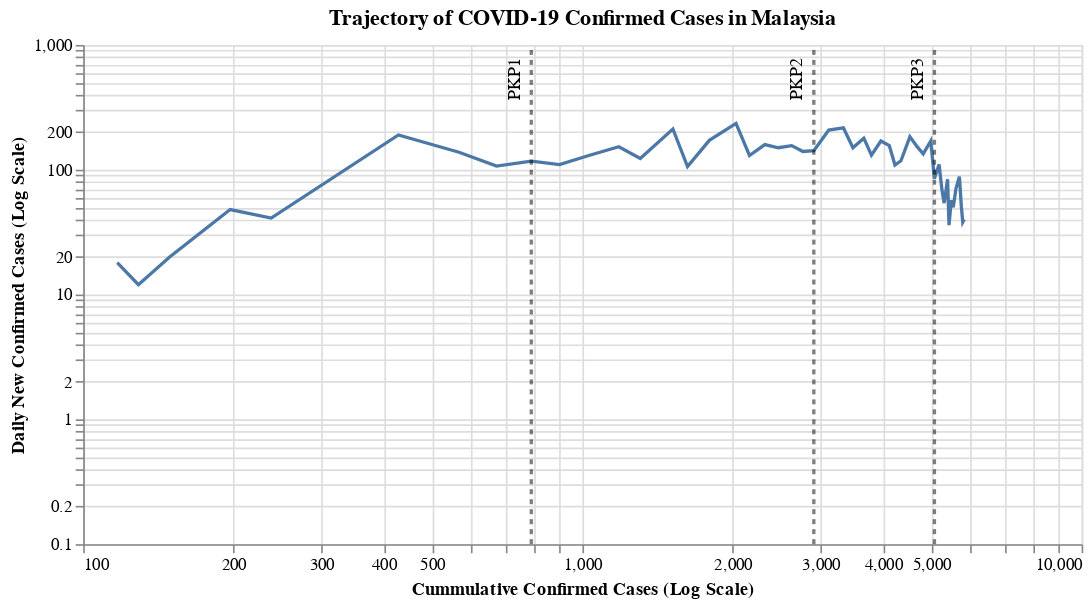

Source (notebook cell):
### Markdown cell above
### Is the curve is flatterning in Malaysia?
> Inflection-sensitive chart for detecting successful interventions, from the article "How To Tell If We're Beating COVID-19". Please refer _minutephysics_ for [How To Tell If We're Beating COVID-19](https://youtu.be/54XLXg4fYsc)

### Code cell
#hide_input
df_confirmed_my['New Cases'] = df_confirmed_my['Cummulative Cases'].diff()
_data = df_confirmed_my[(df_confirmed_my['Cummulative Cases'] > 100) & df_confirmed_my['New Cases'] > 0]
_curve_line = alt.Chart(_data).mark_line().encode(
    alt.X('Cummulative Cases:Q', scale=alt.Scale(type='log'), title = 'Cummulative Confirmed Cases (Log Scale)'), 
    alt.Y('New Cases:Q', scale=alt.Scale(type='log', domain=[0.1, 1000]), title = 'Daily New Confirmed Cases (Log Scale)')
).properties(
    title = 'Trajectory of COVID-19 Confirmed Cases in Malaysia',
    width = 600
)

(_curve_line + make_pkp_line_by_case(790, 'PKP1', 1000) + make_pkp_line_by_case(2908, 'PKP2', 1000) + make_pkp_line_by_case(5072, 'PKP3', 1000))

### Figure 1 — Vega-Lite specification as saved in the notebook (floating-point values rounded to 4 significant figures)
{"config": {"view": {"continuousWidth": 400, "continuousHeight": 300}}, "layer": [{"data": {"name": "data-c8cb980eb7afa1be2c4ca73c6133e911"}, "mark": "line", "encoding": {"x": {"type": "quantitative", "field": "Cummulative Cases", "scale": {"type": "log"}, "title": "Cummulative Confirmed Cases (Log Scale)"}, "y": {"type": "quantitative", "field": "New Cases", "scale": {"domain": [0.1, 1000], "type": "log"}, "title": "Daily New Confirmed Cases (Log Scale)"}}, "title": "Trajectory of COVID-19 Confirmed Cases in Malaysia", "width": 600}, {"layer": [{"mark": {"type": "line", "color": "black", "opacity": 0.5, "strokeDash": [3, 3]}, "encoding": {"x": {"type": "quantitative", "field": "Cummulative Cases"}, "y": {"type": "quantitative", "field": "Cases"}}}, {"mark": {"type": "text", "angle": 270, "dx": -20, "dy": -10, "text": "PKP1"}, "encoding": {"x": {"type": "quantitative", "field": "Cummulative Cases"}, "y": {"type": "quantitative", "field": "Cases"}}, "transform": [{"filter": "(datum['Cases'] > 1)"}]}], "data": {"name": "data-974e89afb6dd82924d6656bbec6acaac"}}, {"layer": [{"mark": {"type": "line", "color": "black", "opacity": 0.5, "strokeDash": [3, 3]}, "encoding": {"x": {"type": "quantitative", "field": "Cummulative Cases"}, "y": {"type": "quantitative", "field": "Cases"}}}, {"mark": {"type": "text", "angle": 270, "dx": -20, "dy": -10, "text": "PKP2"}, "encoding": {"x": {"type": "quantitative", "field": "Cummulative Cases"}, "y": {"type": "quantitative", "field": "Cases"}}, "transform": [{"filter": "(datum['Cases'] > 1)"}]}], "data": {"name": "data-6f98de7312d58ea8941c46ed16f568b6"}}, {"layer": [{"mark": {"type": "line", "color": "black", "opacity": 0.5, "strokeDash": [3, 3]}, "encoding": {"x": {"type": "quantitative", "field": "Cummulative Cases"}, "y": {"type": "quantitative", "field": "Cases"}}}, {"mark": {"type": "text", "angle": 270, "dx": -20, "dy": -10, "text": "PKP3"}, "encoding": {"x": {"type": "quantitative", "field": "Cummulative Cases"}, "y": {"type": "quantitative", "field": "Cases"}}, "transform": [{"filter": "(datum['Cases'] > 1)"}]}], "data": {"name": "data-215cfc5c9b074ea24b3a16235c892aa6"}}], "$schema": "https://vega.github.io/schema/vega-lite/v4.8.1.json", "datasets": {"data-c8cb980eb7afa1be2c4ca73c6133e911": [{"Reported Date": "2020-03-09T00:00:00", "Cummulative Cases": 117, "New Cases": 18.0}, {"Reported Date": "2020-03-10T00:00:00", "Cummulative Cases": 129, "New Cases": 12.0}, {"Reported Date": "2020-03-11T00:00:00", "Cummulative Cases": 149, "New Cases": 20.0}, {"Reported Date": "2020-03-13T00:00:00", "Cummulative Cases": 197, "New Cases": 48.0}, {"Reported Date": "2020-03-14T00:00:00", "Cummulative Cases": 238, "New Cases": 41.0}, {"Reported Date": "2020-03-15T00:00:00", "Cummulative Cases": 428, "New Cases": 190.0}, {"Reported Date": "2020-03-16T00:00:00", "Cummulative Cases": 566, "New Cases": 138.0}, {"Reported Date": "2020-03-17T00:00:00", "Cummulative Cases": 673, "New Cases": 107.0}, {"Reported Date": "2020-03-18T00:00:00", "Cummulative Cases": 790, "New Cases": 117.0}, {"Reported Date": "2020-03-19T00:00:00", "Cummulative Cases": 900, "New Cases": 110.0}, {"Reported Date": "2020-03-20T00:00:00", "Cummulative Cases": 1030, "New Cases": 130.0}, {"Reported Date": "2020-03-21T00:00:00", "Cummulative Cases": 1183, "New Cases": 153.0}, {"Reported Date": "2020-03-22T00:00:00", "Cummulative Cases": 1306, "New Cases": 123.0}, {"Reported Date": "2020-03-23T00:00:00", "Cummulative Cases": 1518, "New Cases": 212.0}, {"Reported Date": "2020-03-24T00:00:00", "Cummulative Cases": 1624, "New Cases": 106.0}, {"Reported Date": "2020-03-25T00:00:00", "Cummulative Cases": 1796, "New Cases": 172.0}, {"Reported Date": "2020-03-26T00:00:00", "Cummulative Cases": 2031, "New Cases": 235.0}, {"Reported Date": "2020-03-27T00:00:00", "Cummulative Cases": 2161, "New Cases": 130.0}, {"Reported Date": "2020-03-28T00:00:00", "Cummulative Cases": 2320, "New Cases": 159.0}, {"Reported Date": "2020-03-29T00:00:00", "Cummulative Cases": 2470, "New Cases": 150.0}, {"Reported Date": "2020-03-30T00:00:00", "Cummulative Cases": 2626, "New Cases": 156.0}, {"Reported Date": "2020-03-31T00:00:00", "Cummulative Cases": 2766, "New Cases": 140.0}, {"Reported Date": "2020-04-01T00:00:00", "Cummulative Cases": 2908, "New Cases": 142.0}, {"Reported Date": "2020-04-02T00:00:00", "Cummulative Cases": 3116, "New Cases": 208.0}, {"Reported Date": "2020-04-03T00:00:00", "Cummulative Cases": 3333, "New Cases": 217.0}, {"Reported Date": "2020-04-04T00:00:00", "Cummulative Cases": 3483, "New Cases": 150.0}, {"Reported Date": "2020-04-05T00:00:00", "Cummulative Cases": 3662, "New Cases": 179.0}, {"Reported Date": "2020-04-06T00:00:00", "Cummulative Cases": 3793, "New Cases": 131.0}, {"Reported Date": "2020-04-07T00:00:00", "Cummulative Cases": 3963, "New Cases": 170.0}, {"Reported Date": "2020-04-08T00:00:00", "Cummulative Cases": 4119, "New Cases": 156.0}, {"Reported Date": "2020-04-09T00:00:00", "Cummulative Cases": 4228, "New Cases": 109.0}, {"Reported Date": "2020-04-10T00:00:00", "Cummulative Cases": 4346, "New Cases": 118.0}, {"Reported Date": "2020-04-11T00:00:00", "Cummulative Cases": 4530, "New Cases": 184.0}, {"Reported Date": "2020-04-12T00:00:00", "Cummulative Cases": 4683, "New Cases": 153.0}, {"Reported Date": "2020-04-13T00:00:00", "Cummulative Cases": 4817, "New Cases": 134.0}, {"Reported Date": "2020-04-14T00:00:00", "Cummulative Cases": 4987, "New Cases": 170.0}, {"Reported Date": "2020-04-15T00:00:00", "Cummulative Cases": 5072, "New Cases": 85.0}, {"Reported Date": "2020-04-16T00:00:00", "Cummulative Cases": 5182, "New Cases": 110.0}, {"Reported Date": "2020-04-17T00:00:00", "Cummulative Cases": 5251, "New Cases": 69.0}, {"Reported Date": "2020-04-18T00:00:00", "Cummulative Cases": 5305, "New Cases": 54.0}, {"Reported Date": "2020-04-19T00:00:00", "Cummulative Cases": 5389, "New Cases": 84.0}, {"Reported Date": "2020-04-20T00:00:00", "Cummulative Cases": 5425, "New Cases": 36.0}, {"Reported Date": "2020-04-21T00:00:00", "Cummulative Cases": 5482, "New Cases": 57.0}, {"Reported Date": "2020-04-22T00:00:00", "Cummulative Cases": 5532, "New Cases": 50.0}, {"Reported Date": "2020-04-23T00:00:00", "Cummulative Cases": 5603, "New Cases": 71.0}, {"Reported Date": "2020-04-24T00:00:00", "Cummulative Cases": 5691, "New Cases": 88.0}, {"Reported Date": "2020-04-25T00:00:00", "Cummulative Cases": 5742, "New Cases": 51.0}, {"Reported Date": "2020-04-26T00:00:00", "Cummulative Cases": 5780, "New Cases": 38.0}, {"Reported Date": "2020-04-27T00:00:00", "Cummulative Cases": 5820, "New Cases": 40.0}], "data-974e89afb6dd82924d6656bbec6acaac": [{"Cummulative Cases": 790, "Cases": 0.1}, {"Cummulative Cases": 790, "Cases": 1000.0}], "data-6f98de7312d58ea8941c46ed16f568b6": [{"Cummulative Cases": 2908, "Cases": 0.1}, {"Cummulative Cases": 2908, "Cases": 1000.0}], "data-215cfc5c9b074ea24b3a16235c892aa6": [{"Cummulative Cases": 5072, "Cases": 0.1}, {"Cummulative Cases": 5072, "Cases": 1000.0}]}}
